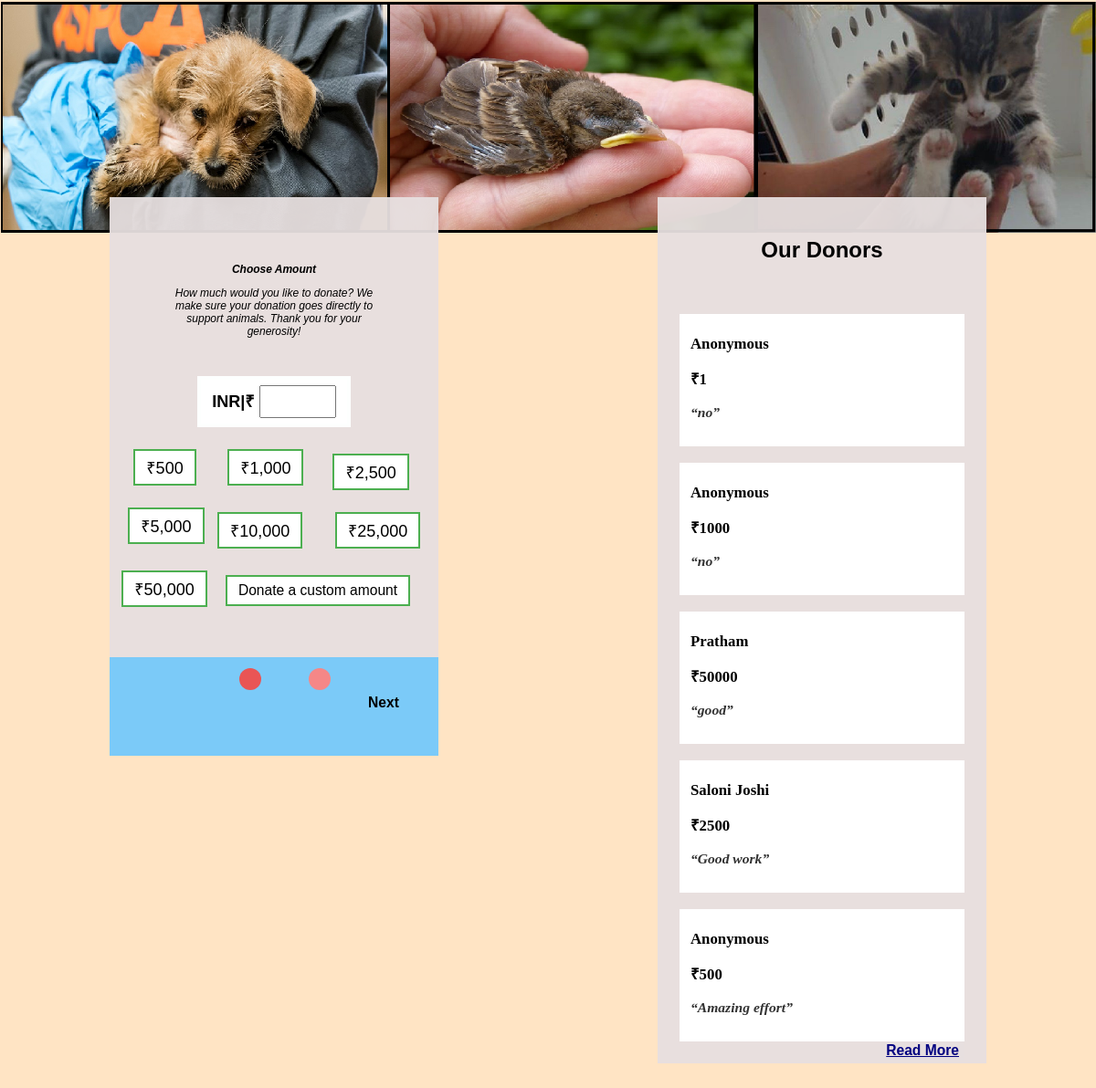
The app's page /supportus/donate/ with its own data.
### supportus/models.py (models this page shows)
class Donateclass(models.Model):
    name=models.CharField(max_length=20)
    email=models.EmailField(max_length=30)
    mobile=models.CharField(max_length=10)
    comment=models.CharField(max_length=50)
    add=models.CharField(max_length=100, default="None")
    anony=models.CharField(max_length=5,default="No")
    amt=models.IntegerField(default=0)

### supportus/views.py (the view)
# urls.py: path('donate/', views.donate),
def donate(request):
    if(request.method== 'POST'):
            amt=request.POST['amt']
            fm = donateform(request.POST,prefix='fm')
            if fm.is_valid():
                nm=fm.cleaned_data['name']
                em=fm.cleaned_data['email']
                mm=fm.cleaned_data['mobile']
                cm=fm.cleaned_data['comment']
                ad=fm.cleaned_data['add']
                an=fm.cleaned_data['anony']
                dreg=Donateclass(name=nm,email=em,mobile=mm,comment=cm,add=ad,anony=an,amt=amt)
                dreg.save()
                return HttpResponseRedirect("/supportus/payment/")
    else:
        fm = donateform(prefix='fm')
    od = Donateclass.objects.order_by('-id')
    don = od.all()[:5]
    don2 =od.all()[5:]
    return render(request,'donate.html',{'form':fm , 'don': don, 'don2': don2})

### supportus/forms.py
class donateform(forms.Form):
    name = forms.CharField(label="Name*",widget=forms.TextInput(attrs={'placeholder':'Enter your name','class':'textbox2'}))
    email = forms.EmailField(label="Email*",widget=forms.EmailInput(attrs={'placeholder':'Enter your email address','class':'textbox2'}))
    mobile = forms.CharField(label="Mobile No*", min_length=10 , max_length=10 , widget=forms.TextInput(attrs={'placeholder':'Enter your mobile no','class':'textbox2'}))
    comment= forms.CharField(label="Comment", widget=forms.Textarea(attrs={'placeholder':'Leave a comment','class':'textarea'}))
    add = forms.CharField(label="Address",widget=forms.TextInput(attrs={'placeholder':'Enter your city','class':'textbox2'}))
    anony = forms.CharField(label="Make this an Anonymous donation?",widget=forms.TextInput(attrs={'placeholder':'Yes/No','class':'textbox2'}))

### templates/donate.html (shortened to what this page needs)
<!DOCTYPE html>
{% load static %}
<html lang="en">
    <head>
        <link rel="stylesheet" href="{% static 'css/donate.css' %}" />
    </head>
    <body>
        <img src="{% static 'images/rescueimg.png' %}" alt='hello'  class="img3"/>
        <section>
       <div class="slideshow-container">
        <div class="mySlides">
          <p align='center' class="p1"><b>Choose Amount</b></p>
          <p class="p1">How much would you like to donate? We make sure your donation goes directly to support animals. Thank you for your generosity!</p><br>
          <button class="button button0"><b>INR|<span style='font-size:1.5vw;'>&#8377;</span></b>
          <input type="text" id="myBtn" name="fname" value=" " class="molon"><br>
          <button class="button button1" onclick="myvalue(500)">&#8377;500</button>
          <button class="button button2" onclick="myvalue(1000)">&#8377;1,000</button>
          <button class="button button3" onclick="myvalue(2500)">&#8377;2,500</button>
          <button class="button button4" onclick="myvalue(5000)">&#8377;5,000</button>
          <button class="button button5" onclick="myvalue(10000)">&#8377;10,000</button>
          <button class="button button6" onclick="myvalue(25000)">&#8377;25,000</button>
          <button class="button button7" onclick="myvalue(50000)">&#8377;50,000</button>
          <button class="button button8" onclick="myvalue(1)" style='font-size:1.3vw;' id="custom">Donate a custom amount</button>
          <button class="next1" style='font-size: 1.3vw;'onclick="cus()"><a onclick="plusSlides(1)"><b>Next</b></a></button>
        </div>
        </div>
        <div class="dot-container">
          <span class="dot" onclick="currentSlide(1)"></span>
          <span class="dot" onclick="currentSlide(2)"></span>
        </div>
        </section>
        <div class="display">
            {% if don %}
                <h2 align = "center">Our Donors</h2>
                <br>
                {% for dm in don %}
                <br>
                <div class="donors">
                    {% if dm.anony == 'yes' or dm.anony == 'Yes'%}
                        <p class="name"> Anonymous </p>
                    {% else %}
                        <p class="name">{{ dm.name }}</p>
                    {% endif %}
                    <p class="price"><b>&#8377;{{dm.amt}}</b></p>
                    <p class="comment">“{{dm.comment}}”</p>
                </div>
                {% endfor %}
            {% endif %}
            <Button ONCLICK="ShowAndHide()" id="showbtn">Read More</Button>
          </div>
    </body>
</html>

### static/css/donate.css (style rules this page uses)
* { box-sizing: border-box }
body { font-family: Verdana,sans-serif; margin:0; background-color:bisque; }
.img3 { position: absolute; left: 0.1%; top:0.1%; z-index: -1; height:auto; max-height:35%; width:99.9vw; }
.slideshow-container { position: relative; background-color: #e7e0e0f1; width:30vw; height: 42vw; margin-left: 10vw; margin-right: 10vw; margin-top:18vw; }
.mySlides { position:relative; display: none; padding: 5vw; text-align: center; }
.dot-container { position: relative; text-align: center; padding: 1vw; background: rgb(123, 202, 248); width:30vw; height: 9vw; margin-left: 10vw; margin-right: 10vw; }
.dot { position: relative; cursor: pointer; height: 2vw; width: 2vw; margin: 0 2vw; background-color: rgb(245, 135, 135); border-radius: 5vw; display: inline-block; transition: background-color 0.6s ease; left:1vw; }
.active, .dot:hover { background-color: #e95555; }
.p1 { font-style: italic; font-size: 1vw; }
.next1 { position: relative; top:-3.5vw; z-index:1; width:5vw; height:3vw; text-align: center; right: -10vw; background-color: rgb(123, 202, 248); border: none; outline: none; }
.button { position: relative; border: none; color: white; padding: 0.5vw 1vw; text-align: center; text-decoration: none; display: inline-block; font-size: 1.5vw; margin: 1vw 0.5vw; transition-duration: 0.4s; cursor: pointer; }
.button0 { position:relative; background-color: white; color: black; border: 0.4vw solid #fdfffe; }
.button1 { position:relative; background-color: white; color: black; border: 0.2vw solid #4CAF50; left:-5.8vw }
.button2 { position: relative; background-color: white; color: black; border: 0.2vw solid #4CAF50; left:-4.3vw; }
.button3 { position:relative; background-color: white; color: black; border: 0.2vw solid #4CAF50; left:13vw; top:-4.9vw; }
.button4 { position:relative; background-color: white; color: black; border: 0.2vw solid #4CAF50; left:-14vw; }
.button5 { position:relative; background-color: white; color: black; border: 0.2vw solid #4CAF50; top:-4.9vw; left:3.3vw; }
.button6 { position:relative; background-color: white; color: black; border: 0.2vw solid #4CAF50; top:-4.9vw; left:4.9vw; }
.button7 { position: relative; background-color: white; color: black; border: 0.2vw solid #4CAF50; top:-4.9vw; left:-10vw; z-index: 1; }
.button8 { position:relative; background-color: white; color: black; border: 0.2vw solid #4CAF50; top:-9.8vw; left:4vw; z-index:1; }
.molon { position: relative; height:3vw; width:7vw; font-size: 1.5vw; }
section::after { content: ""; display: table; clear: both; }
.display { position:relative; left: 60vw; top: -51vw; background-color: #e7e0e0f1; width: 30vw; padding: 2vw }
.donors { background-color: white; padding-left: 1vw; padding-bottom: 1vw; padding-top: 0.5vw; }
.name { font-family: Georgia, 'Times New Roman', Times, serif; font-weight: bold; font-size: 1.4vw; }
.comment { font-family: 'Droid serif', serif; opacity: 0.8; font-style: italic; font-weight: 700; font-size: 1.3vw; }
.price { font-family: 'Bitter',serif; font-size: 1.4vw; }
#showbtn { background-color:#e7e0e0f1; font-size: 1.3vw; border: none; font-weight: 700; float:right; color:navy; font-style: underline; z-index: 1; text-decoration: underline; }

### records on screen
Donateclass: anony "Anonymous", amt "1", comment "no"
Donateclass: anony "Anonymous", amt "1000", comment "no"
Donateclass: name "Pratham", amt "50000", comment "good"
Donateclass: name "Saloni Joshi", amt "2500", comment "Good work"
Donateclass: anony "Anonymous", amt "500", comment "Amazing effort"
